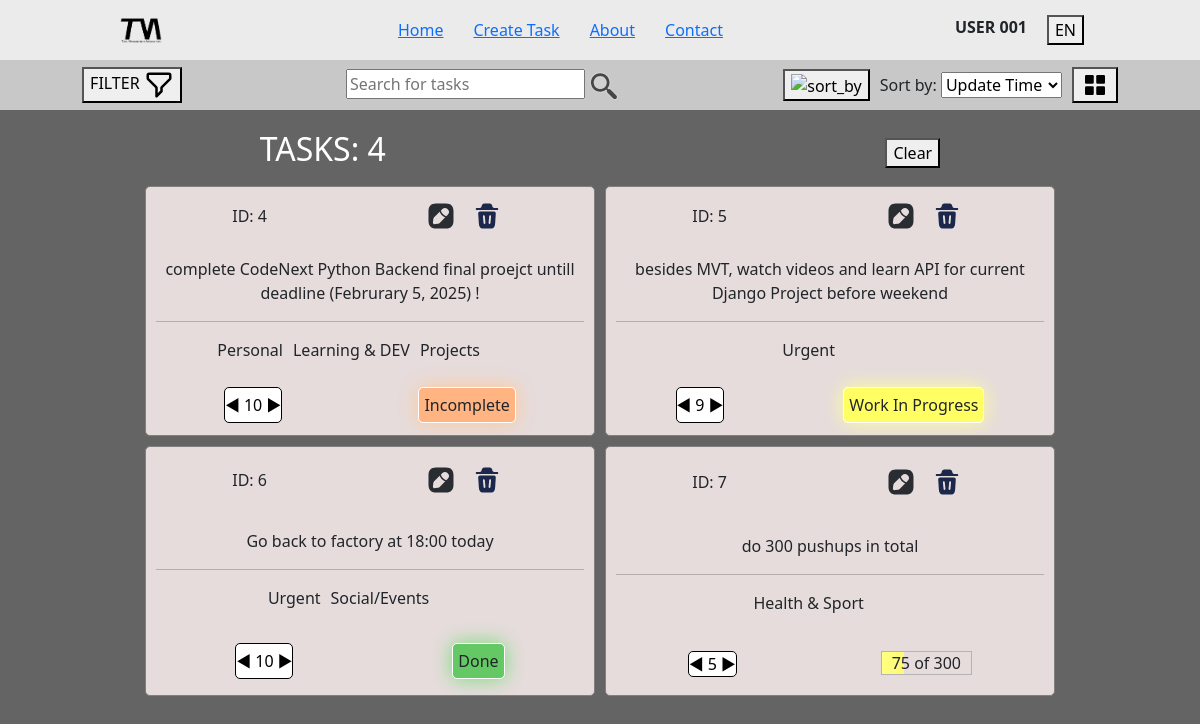
The page / on the database its author committed.
### tasks/models.py (models this page shows, shortened)
class Task(models.Model):
    PRIORITY_OPTIONS = [(1,1), (2,2), (3,3), (4,4), (5,5), (6,6), (7,7), (8,8), (9,9), (10,10)]
    STATUS_OPTIONS = [(1,'1 → Incomplete'), (2,'2 → Work In Progress'), (3,'3 → Done')]
    category_of_task = models.ManyToManyField(Category, null=True, blank=True)
    type_of_task = models.ForeignKey(TypeOfTask, on_delete=models.CASCADE, null=True, blank=True)
    todo = models.TextField(max_length=256, null=True, blank=True)
    priority_level = models.IntegerField(choices=PRIORITY_OPTIONS, default=1)
    todo_status = models.IntegerField(choices=STATUS_OPTIONS, default=1) # CONDITION IN HERE FOR SEPARATION, WHEN CHOOSE TYPE OF TASK, ONLY NECESSARY MODEL MUST BE VISIBLE
    progression_start = models.IntegerField(default=0)
    progression_end = models.IntegerField(default=1) # REQUIRES TRY EXCEPT OR ANY ERROR HANDLER, ONLY ALLOW START<END
    is_starred = models.BooleanField(default=False)
    added_time = models.DateTimeField(auto_now_add=True)
    updated_time = models.DateTimeField(auto_now=True)

class Category(models.Model):
    name = models.CharField(max_length=16)
    class Meta:
        verbose_name = 'category'
        verbose_name_plural = 'categories'

### tasks/views.py (the view)
# urls.py: path('', tasks_view.tasks_list, name='tasks_list'),
def tasks_list(request):
    count_of_tasks = Task.objects.count()
    if count_of_tasks == 0:
        tasks = False # or empty list
    else:
        tasks = Task.objects.all()
    context = {
        'user': 'id_001', # guest id_001
        'sort': 'descending',
        'view_mode': 'grid_cards',
        'tasks': tasks,
        'count': count_of_tasks,
        'is_nav': True,
    }
    if context['user'] == 'guest':
        print('login first')
        return render(request, 'accounts/sign_in.html')
    elif context['user'] == 'id_001':
        print('welcome "user 001"')
        return render(request, 'tasks/tasks_list.html', context)

### templates/tasks/tasks_list.html (shortened to what this page needs)
{% extends '../base/layout.html' %}
{% load static %}
{% block content %}
    <div style="background-color: rgb(100,100,100); min-height: 850px;">
        {% include '../base/control_bar.html' %}
        <div style="display: flex; justify-content: center; margin: 20px 10px 0px 10px;">
            <main style="width: 100%;">
                <div style="
                display: flex;
                justify-content: space-around;
                align-items: center;
                ">
                    <h2 style="color: rgb(255,255,255);">
                        {% if tasks.count > 0 %}
                            TASKS: {{ tasks.count }}
                        {% else %}
                            TASKS: 0
                        {% endif %}
                    </h2>
                    <button>
                        Clear
                    </button>
                </div>
                <div style="display: flex; justify-content: center; flex-wrap: wrap; gap: 10px; padding: 10px;">
                    {% if tasks %}
                        {% for card in tasks %}
                            {% include '../base/task_card.html' %}
                        {% endfor %}
                    {% else %}
                        <div style="display: flex; justify-content: center; align-items: center; font-size: 5em">
                            Empty
                        </div>
                    {% endif %}
                </div>
            </main>
        </div>
    </div>
{% endblock %}

### templates/base/task_card.html (shortened to what this page needs)
{% load static %}
<div style="
border: 1px solid rgb(128,128,128);
width: 450px;
height: 250px;
border-radius: 5px;
padding: 10px;
overflow: hidden;
display: flex;
flex-direction: column;
justify-content: space-around;
align-items: center;
background-color: rgb(230, 220, 220);">
    <div style="
    width: 100%;
    display: flex;
    justify-content: space-around;
    align-items: center;
    ">
        <span>
            ID: {{ card.id }}
        </span>
        <span>
            <button style="outline: none; border: none; background-color: transparent;">
                <img src="{% static 'img/icons/edit-svgrepo-com.svg' %}" alt="update_task" style="width: 30px; height: 30px;">
            </button>
            <button style="outline: none; border: none; background-color: transparent;">
                <img src="{% static 'img/icons/trash-bin-trash-svgrepo-com.svg' %}" alt="delete_task" style="width: 30px; height: 30px;">
            </button>
        </span>
    </div>
    <div style="
    width: 100%;
    margin: 20px 0px;
    ">
        <p style="
        text-align: center;
        ">
            {{ card.todo }}
        </p>
        <hr>
        <span>
            <div style="
            display: flex;
            justify-content: center;
            flex-wrap: wrap;
            gap: 10px;
            width: 90%;
            max-height: 100px;
            overflow-y: auto;
            ">
                {% for category in card.category_of_task.all %}
                    <span>
                        {{ category.name }}
                    </span>
                {% endfor %}
            </div>
        </span>
    </div>
    <div style="
    width: 100%;
    display: flex;
    justify-content: space-around;
    ">
        <div class="priority_badge">
            ◄ {{ card.priority_level }} ►
        </div>
        <div>
            {% if card.type_of_task_id == 1 %}
                {% if card.todo_status == 1 %}
                    <div style="
                    width: auto;
                    border: 1px solid rgb(255,255,255);
                    background-color: rgb(255,180,130);
                    outline: none;
                    padding: 5px;
                    filter: drop-shadow(0px 0px 10px rgb(255,200,150));
                    border-radius: 5px;
                    "> Incomplete </div>
                {% elif card.todo_status == 2 %}
                    <div style="
                    width: auto;
                    border: 1px solid rgb(255,255,255);
                    background-color: rgb(255,255,100);
                    outline: none;
                    padding: 5px;
                    filter: drop-shadow(0px 0px 10px rgb(255,255,150));
                    border-radius: 5px;
                    "> Work In Progress </div>
                {% elif card.todo_status == 3 %}
                    <div style="
                    width: auto;
                    border: 1px solid rgb(255,255,255);
                    background-color: rgb(100,200,100);
                    outline: none;
                    padding: 5px;
                    filter: drop-shadow(0px 0px 10px rgb(120,220,120));
                    border-radius: 5px;
                    "> Done </div>
                {% endif %}
            {% else %}
                <span style="
                position: relative;
                border: 1px solid rgb(180,180,180);
                width: 200px;
                ">
                    <span style="
                    position: relative;
                    z-index: 5;
                    padding: 10px;
                    ">
                        {% if card.progression_start != card.progression_end %}
                            {{ card.progression_start }} of {{ card.progression_end }}
                        {% else %}
                            COMPLETED
                        {% endif %}
                    </span>
                    <span id="progression_bar" style="
                    position: absolute;
                    left: 0;
                    top: 0;
                    width: 0%;
                    height: 100%;
                    overflow: hidden;
                    background-color: transparent;
                    z-index: 1;
                    ">
                        <span id="bar_stat" style="
                        position: absolute;
                        width: 200px;
                        height: 100%;
                        background: linear-gradient(to right, rgba(255,255,128,1.0), rgba(255,200,50,1.0));
                        z-index: 2;
                        "></span>
                    </span>
                </span>
            {% endif %}
        </div>
    </div>
</div>

### static/css/global.css (style rules this page uses)
.priority_badge { border: 1px solid rgb(0,0,0); border-radius: 5px; display: flex; justify-content: center; align-items: center; background-color: rgb(255,255,255); color: rgb(0,0,0); }

### rows shown on the page
Task: id "4", todo "complete CodeNext Python Backend final proejct untill deadline (Februrary 5, 2025) !", priority_level "10", todo_status "Incomplete"
Category: name "Personal"
Category: name "Learning & DEV"
Category: name "Projects"
Task: id "5", todo "besides MVT, watch videos and learn API for current Django Project before weekend", priority_level "9", todo_status "Work In Progress"
Category: name "Urgent"
Task: id "6", todo "Go back to factory at 18:00 today", priority_level "10", todo_status "Done"
Category: name "Social/Events"
Task: id "7", todo "do 300 pushups in total", priority_level "5", progression_start "75", progression_end "300"
Category: name "Health & Sport"

### other values the page prints
{{ tasks.count }} "4"
